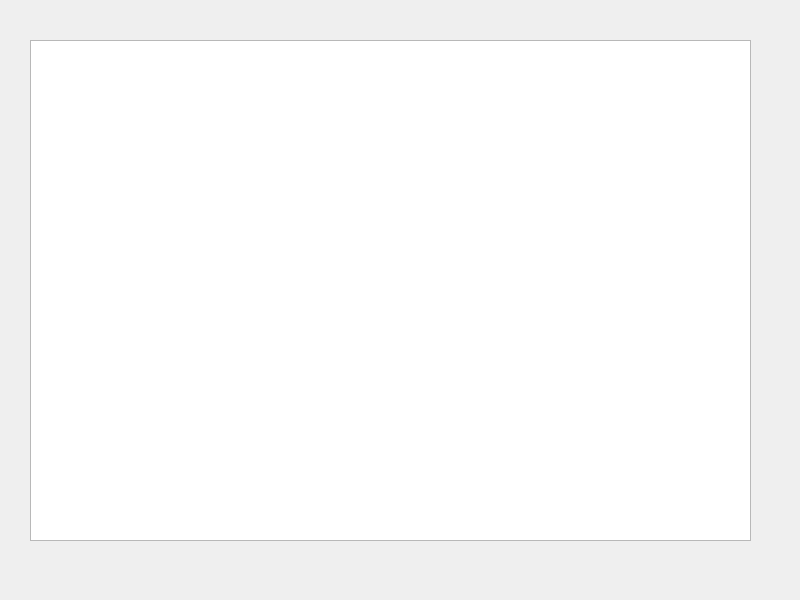
<?xml version="1.0" encoding="UTF-8"?>
<ui version="4.0">
 <class>FileSync</class>
 <widget class="QWidget" name="FileSync">
  <property name="geometry">
   <rect>
    <x>0</x>
    <y>0</y>
    <width>800</width>
    <height>600</height>
   </rect>
  </property>
  <property name="windowTitle">
   <string>FileSync-Client</string>
  </property>
  <widget class="QTextBrowser" name="TBrwDebug">
   <property name="geometry">
    <rect>
     <x>30</x>
     <y>40</y>
     <width>721</width>
     <height>501</height>
    </rect>
   </property>
  </widget>
 </widget>
 <resources/>
 <connections/>
</ui>
